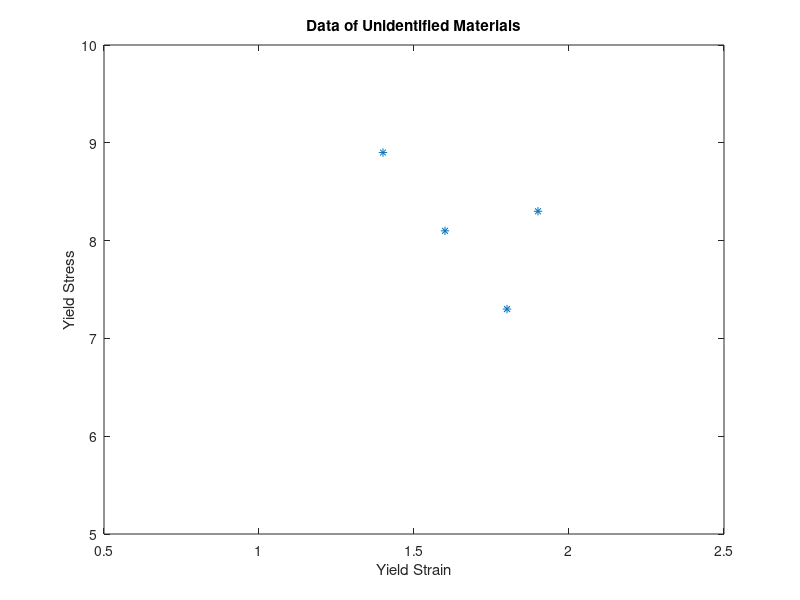
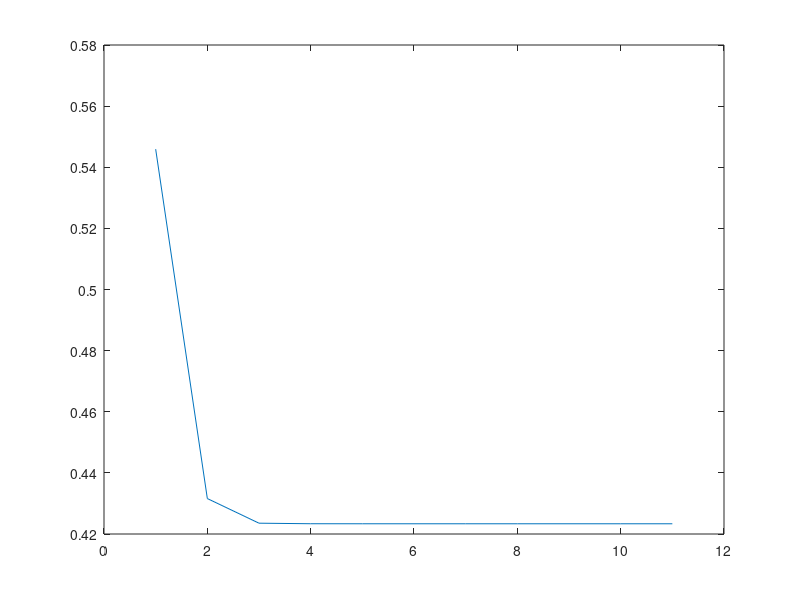
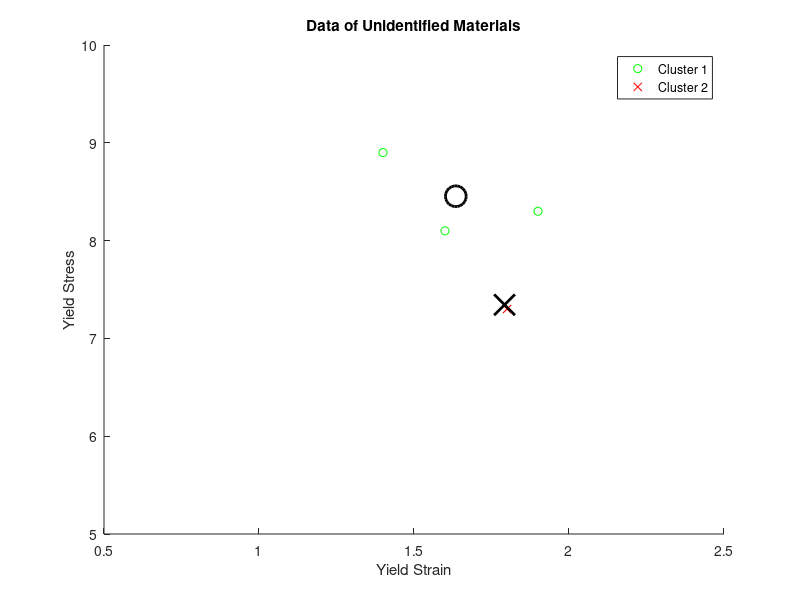
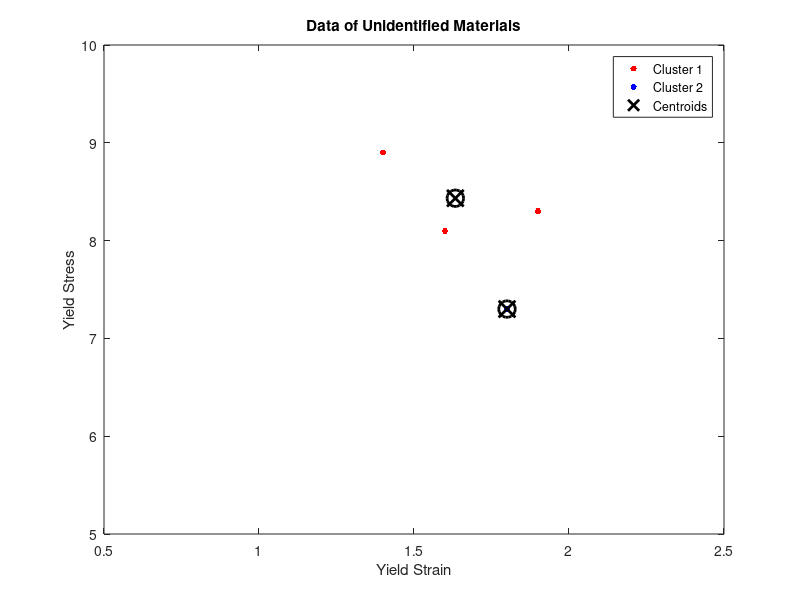

Here is the MATLAB script that generated these plots, in order:
%% Clear workspace
clc; clear; close all;

%% Data
sig_y = [8.9 8.1 7.3 8.3]; % yield stress
del_y = [1.4 1.6 1.8 1.9]; % yield strain
X = [del_y' sig_y']; % materials
% plot data
figure(1)
plot(X(:,1),X(:,2),'*')
axis([0.5 2.5 5 10])
title('Data of Unidentified Materials')
xlabel('Yield Strain')
ylabel('Yield Stress')

%% Fuzzy C Means
K = 2; % number of clusters
[center,U,objFcn] = fcm(X,K); % find clusters
% plot objective function convergence
figure(2)
plot(objFcn)
% We plot the separate clusters classified by the fcm routine.
figure(3)
maxU = max(U);
index1 = find(U(1, :) == maxU);
index2 = find(U(2, :) == maxU);
fcmdata=X;
line(fcmdata(index1, 1), fcmdata(index1, 2), 'linestyle',...
'none','marker', 'o','color','g');
line(fcmdata(index2,1),fcmdata(index2,2),'linestyle',...
'none','marker', 'x','color','r');
hold on
plot(center(1,1),center(1,2),'ko','markersize',15,'LineWidth',2)
plot(center(2,1),center(2,2),'kx','markersize',15,'LineWidth',2)
axis([0.5 2.5 5 10])
legend('Cluster 1','Cluster 2','Location','Best')
title('Data of Unidentified Materials')
xlabel('Yield Strain')
ylabel('Yield Stress')

%% K Means
K=2; % Number of clusters
[idx,ctrs, SUMD, D] = kmeans(X,K); 

figure(4)
plot(X(idx==1,1),X(idx==1,2),'r.','MarkerSize',14)
hold on
plot(X(idx==2,1),X(idx==2,2),'b.','MarkerSize',14)
hold on
plot(ctrs(:,1),ctrs(:,2),'kx',...
     'MarkerSize',12,'LineWidth',2)
plot(ctrs(:,1),ctrs(:,2),'ko',...
     'MarkerSize',12,'LineWidth',2)
axis([0.5 2.5 5 10])
legend('Cluster 1','Cluster 2','Centroids','Location','Best')
title('Data of Unidentified Materials')
xlabel('Yield Strain')
ylabel('Yield Stress')

%% run 50 times
sims = 50;
% build arrays for simulation data
fcm_C1 = zeros(sims, 2);  % cluster 1 by c means
fcm_C2 = zeros(sims, 2); % cluster 2 by c means
kmns_C1 = zeros(sims, 2); % cluster 1 by k means
kmns_C2 = zeros(sims, 2); % cluster 2 by k means
for i = 1:sims
    [ctrs1,U1] = fcm(X,K);
    [idx1,ctrs2] = kmeans(X,K); 

    fcm_C1(i,:) = ctrs1(1,:); 
    fcm_C2(i,:) = ctrs1(2,:); 
    kmns_C1(i,:) = ctrs2(:,1); 
    kmns_C2(i,:) = ctrs2(:,2); 
end    

% C1_x(i,:) = [X(index1, 1) X(idx1==1,1)]; % cluster 1 yield strain
% C1_y(i,:) = [X(index1, 2) X(idx1==1,2)]; % cluster 1 yield stress
% C2_x(i,:) = [X(index1, 1) X(idx1==2,1)]; % cluster 2 yield strain
% C2_y(i,:) = [X(index1, 2) X(idx1==2,2)]; % cluster 2 yield stress